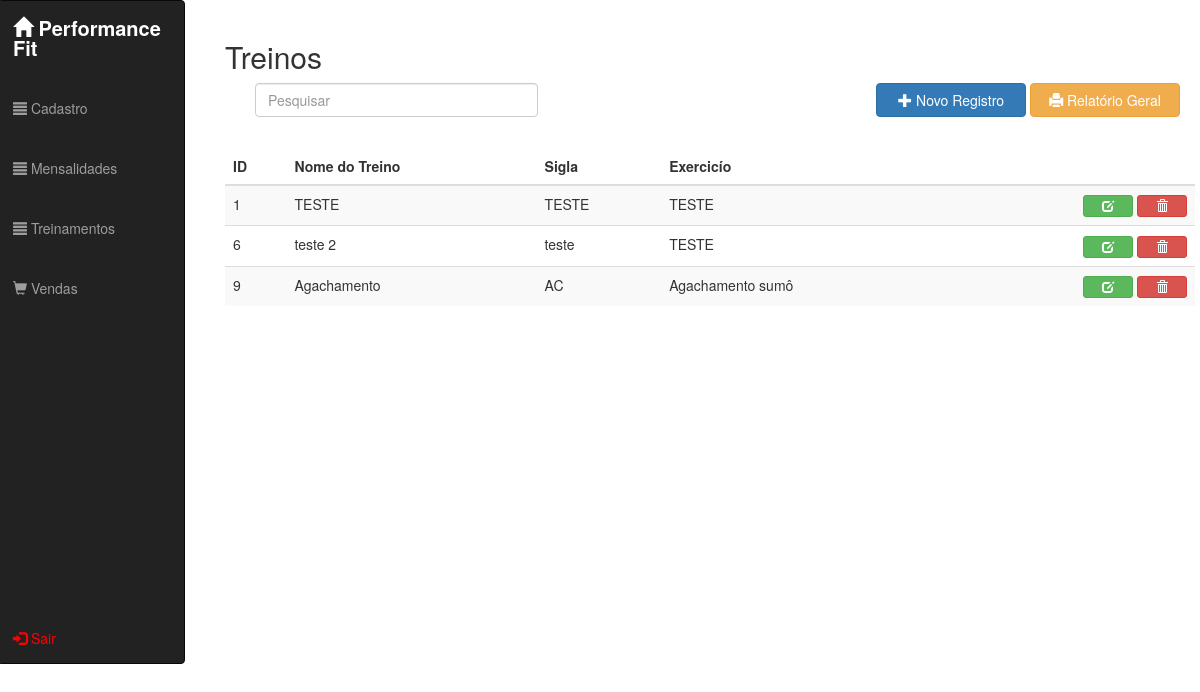
The page /view.treino (signed in) on the database its author committed.
### tables this page shows
CREATE TABLE `treinos` (
  `idtreino` int(11) NOT NULL,
  `idexercicio` int(11) NOT NULL,
  `idequipamentos` int(11) NOT NULL,
  `nome_treino` varchar(100) NOT NULL,
  `sigla_treino` varchar(5) NOT NULL,
  `grupos_muscular_treino` varchar(50) NOT NULL,
  `series_treino` varchar(25) NOT NULL,
  `obs_treino` varchar(500) NOT NULL
);

CREATE TABLE `exercicios` (
  `idexercicios` int(11) NOT NULL,
  `descricao_exe` varchar(100) NOT NULL,
  `grupo_muscular_exe` varchar(50) NOT NULL
);

### _app/Conn/Conn.class.php (called while the page is built, shortened)
<?php
class Conn {
    private static $Host = SIS_DB_HOST;
    private static $User = SIS_DB_USER;
    private static $Pass = SIS_DB_PASS;
    private static $Dbsa = SIS_DB_DBSA;
    private static $Connect = null;
    private static function Conectar() {
        try {
            if (self::$Connect == null):
                $dsn = 'mysql:host=' . self::$Host . ';dbname=' . self::$Dbsa;
                $options = [ PDO::MYSQL_ATTR_INIT_COMMAND => 'SET NAMES UTF8'];
                self::$Connect = new PDO($dsn, self::$User, self::$Pass, $options);
                self::$Connect->setAttribute(PDO::ATTR_ERRMODE, PDO::ERRMODE_EXCEPTION);
            endif;
        } catch (PDOException $e) {
            PHPErro($e->getCode(), $e->getMessage(), $e->getFile(), $e->getLine());
            die;
        }
        return self::$Connect;
    }
    public static function getConn() {
        return self::Conectar();
    }
}

### _app/Conn/Read.class.php (called while the page is built, shortened)
<?php
class Read {
    private $Select;
    private $Result;
    private $Read;
    private $Conn;
    public function __construct() {
        $this->Conn = Conn::getConn();
    }
    public function ExeRead($Tabela, $Termos = null, $ParseString = null) {
        $this->Select = "SELECT * FROM {$Tabela} {$Termos}";
    }
    public function getResult() {
        return $this->Result;
    }
    public function FullRead($Query, $ParseString = null) {
        $this->Select = (string) $Query;
        $this->Execute();
    }
    private function Connect() {
        $this->Read = $this->Conn->prepare($this->Select);
        $this->Read->setFetchMode(PDO::FETCH_ASSOC);
    }
    private function Execute() {
        $this->Connect();
        try {
            $this->Read->execute();
            $this->Result = $this->Read->fetchAll();
        } catch (PDOException $e) {
            $this->Result = null;
            Erro("<b>Erro ao Ler:</b> {$e->getMessage()}", $e->getCode());
        }
    }
}

### Views/view.treino.php (the view, shortened to what this page needs)
<?php require REQUIRE_PATH . '/menu.php'; ?>
<div class="col-md-10 modals">
    <br>
    <h2>Treinos</h2>
    <div>
        <div class="col-md-12" align="right">
            <form action="" method="POST">
                <div class="form-group col-md-4">
                    <input type="text" placeholder="Pesquisar" class="form-control pesquisar pesquisar-treino">
                </div>
            </form>
            <button type="button" class="btn btn-primary open-modal-create"><i class="glyphicon glyphicon-plus"></i> Novo Registro</button>
            <a class="relatorio-geral" href="http://localhost/academia/Views/view.treinos.relatorio.php" target="_blank"><button class="btn btn-warning"><i class="glyphicon glyphicon-print"></i> Relatório Geral</button></a>
        </div>
        <div class="form-group col-md-12 mensagens-retorno">
        </div>
        <table class="table table-striped modal-table">
            <thead>
                <tr>
                    <th>ID</th>
                    <th>Nome do Treino</th>
                    <th>Sigla</th>
                    <th>Exercicío</th>
                    <th></th>
                </tr>
            </thead>
            <tbody class="j-result-treinos">
                <?php
                $ReadTreinos = new Read;
                $ReadTreinos->FullRead("SELECT treinos.idtreino, treinos.nome_treino, treinos.sigla_treino, exercicios.descricao_exe FROM treinos INNER JOIN exercicios ON treinos.idexercicio = exercicios.idexercicios");
                foreach ($ReadTreinos->getResult() as $e):
                    extract($e);
                    echo
                    "<tr id='{$idtreino}'>" .
                    "<td>{$idtreino}</td>" .
                    "<td>{$nome_treino}</td>" .
                    "<td>{$sigla_treino}</td>" .
                    "<td>{$descricao_exe}</td>" .
                    "<td align='right'>" .
                    "<button class='btn btn-success btn-xs open-modal-update j-open-modal-update-treino' idtreino='{$idtreino}'><i class='glyphicon glyphicon-edit'></i></button> " .
                    "<button class='btn btn-danger btn-xs open-delete j-btn-del-treino' idtreino='{$idtreino}'><i class='glyphicon glyphicon-trash'></i></button>" .
                    "</td>" .
                    "</tr>";
                endforeach;
                ?>
            </tbody>
        </table>
    </div>
</div>

### Views/css/style.css (style rules this page uses)
.btn-success { width: 150px; }
.btn-danger { width: 150px; }
.btn-warning { width: 150px; }
.btn-primary { width: 150px; }
.open-modal-update { width: 50px; }
.open-delete { width: 50px; }
.modals { margin-left: 210px; }

### rows shown on the page
treinos: idtreino "1", nome_treino "TESTE", sigla_treino "TESTE", idexercicio.descricao_exe "TESTE"
treinos: idtreino "6", nome_treino "teste 2", sigla_treino "teste", idexercicio.descricao_exe "TESTE"
treinos: idtreino "9", nome_treino "Agachamento", sigla_treino "AC", idexercicio.descricao_exe "Agachamento sumô"
